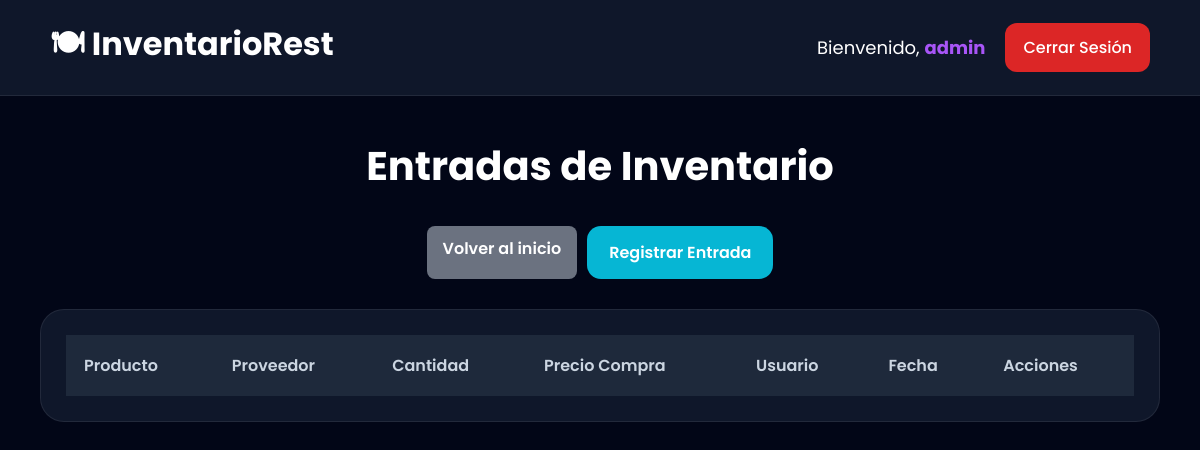
Before: /entradas/ (signed in) with the older database file.
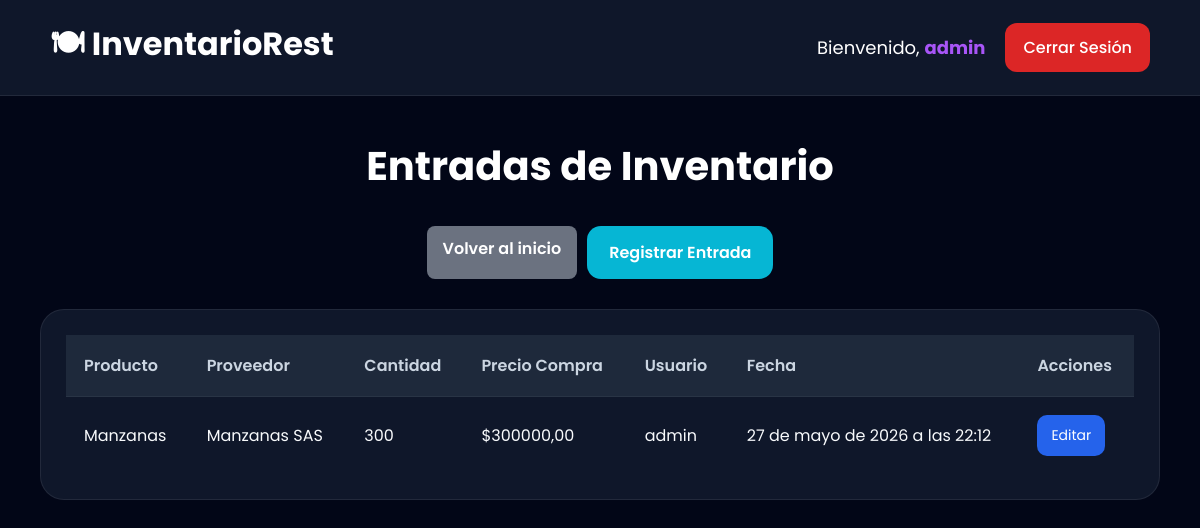
After: the same page with the newer database file.
### modulo/models.py (models this page shows, shortened)
class EntradaProducto(models.Model):
    producto = models.ForeignKey(
        Producto,
        on_delete=models.CASCADE
    )
    proveedor = models.ForeignKey(
        Proveedor,
        on_delete=models.CASCADE
    )
    usuario = models.ForeignKey(
        User,
        on_delete=models.CASCADE
    )
    orden_compra = models.ForeignKey(
        OrdenCompra,
        on_delete=models.SET_NULL,
        null=True,
        blank=True
    )
    cantidad = models.IntegerField()
    precio_compra = models.DecimalField(
        max_digits=10,
        decimal_places=2
    )
    fecha = models.DateTimeField(
        auto_now_add=True
    )
    class Meta:
        verbose_name = "Entrada de Producto"
        verbose_name_plural = "Entradas de Productos"

class Producto(models.Model):
    nombre = models.CharField(
        max_length=100
    )
    descripcion = models.TextField(
        blank=True,
        null=True
    )
    precio = models.DecimalField(
        max_digits=10,
        decimal_places=2
    )
    stock_actual = models.IntegerField(
        default=0
    )
    categoria = models.ForeignKey(
        Categoria,
        on_delete=models.CASCADE
    )
    class Meta:
        verbose_name = "Producto"
        verbose_name_plural = "Productos"

class Proveedor(models.Model):
    nombre = models.CharField(
        max_length=100
    )
    contacto = models.CharField(
        max_length=100,
        blank=True,
        null=True
    )
    telefono = models.CharField(
        max_length=20,
        blank=True,
        null=True
    )
    email = models.EmailField(
        blank=True,
        null=True
    )
    direccion = models.CharField(
        max_length=200,
        blank=True,
        null=True
    )
    class Meta:
        verbose_name = "Proveedor"
        verbose_name_plural = "Proveedores"

### modulo/views.py (the view)
@login_required
def lista_entradas(request):
    if request.user.usuario.rol != 'admin':
        return redirect('dashboard')
    entradas = EntradaProducto.objects.all().order_by('-fecha')
    return render(
        request,
        'modulo/lista_entradas.html',
        {
            'entradas': entradas
        }
    )

### modulo/templates/modulo/lista_entradas.html (shortened to what this page needs)
{% extends 'modulo/base.html' %}
{% block content %}
<div class="products-page">
    <div class="products-header">
        <h1 class="page-title">
            Entradas de Inventario
        </h1>
        <div class="actions-group">
            <a href="{% url 'dashboard' %}" class="back-btn">
                Volver al inicio
            </a>
            <a href="{% url 'registrar_entrada' %}"
            class="create-product-btn">
                Registrar Entrada
            </a>
        </div>
    </div>
    <div class="products-card">
        <table class="products-table">
            <thead>
                <tr>
                    <th>Producto</th>
                    <th>Proveedor</th>
                    <th>Cantidad</th>
                    <th>Precio Compra</th>
                    <th>Usuario</th>
                    <th>Fecha</th>
                    <th>Acciones</th>
                </tr>
            </thead>
            <tbody>
                {% for entrada in entradas %}
                <tr>
                    <td>
                        {{ entrada.producto.nombre }}
                    </td>
                    <td>
                        {{ entrada.proveedor.nombre }}
                    </td>
                    <td>
                        {{ entrada.cantidad }}
                    </td>
                    <td>
                        ${{ entrada.precio_compra }}
                    </td>
                    <td>
                        {{ entrada.usuario.username }}
                    </td>
                    <td>
                        {{ entrada.fecha }}
                    </td>
                    <td>
                        <div class="actions-group">
                            <a
                                href="{% url 'editar_entrada' entrada.id %}"
                                class="edit-btn"
                            >
                                Editar
                            </a>
                        </div>
                    </td>
                </tr>
                {% endfor %}
            </tbody>
        </table>
    </div>
</div>
{% endblock %}

Changed rows visible on the page:
added EntradaProducto: producto.nombre "Manzanas", proveedor.nombre "Manzanas SAS", cantidad "300", precio_compra "300000,00", usuario.username "admin", fecha "27 de mayo de 2026 a las 22:12"
